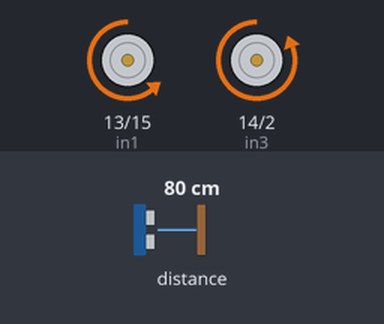
Bench run of a sketch on a simulated ESP32. On the bench: motor-driver pin pairs drawn as motors (green arrow = first pin HIGH = forward, orange = second pin HIGH = backward, longer = more drive, scaled by the enable pin). Wiring (inferred from the names in the program): ultrasonic range finder: trigger GPIO 3; echo GPIO 0. Inputs (shaded band) come from the test bench; at power-on: distance to the obstacle 80 cm. The echo pulse lasts 58.3 µs per cm; what the sketch prints to the serial monitor is not drawn.

Above: at 1.2 s.
1.3 s: distance to the obstacle set to 46 cm
2.8 s: distance to the obstacle set to 37 cm
At 2.95 s:
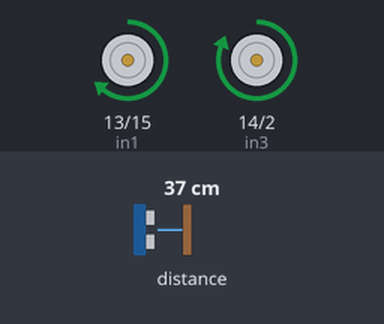
5.8 s: distance to the obstacle set to 60 cm
At 7.0 s:
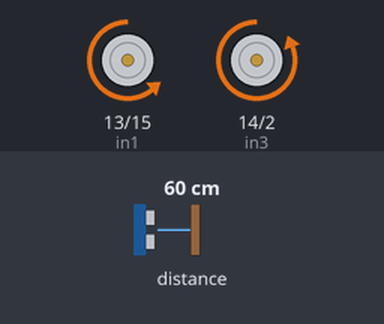
7.3 s: distance to the obstacle set to 2 cm
At 7.45 s:
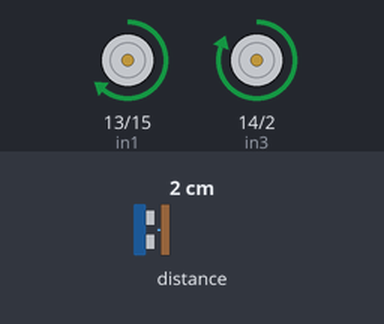
10.3 s: distance to the obstacle set to 120 cm
At 11.4 s:
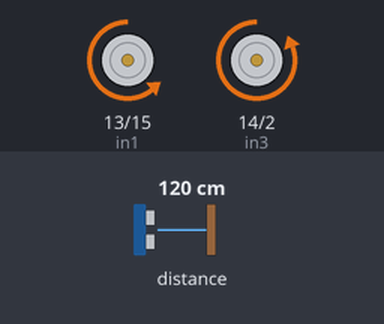
Timing chart, 0 to 12.8 s (numbered marks = the images above; inputs shaded):
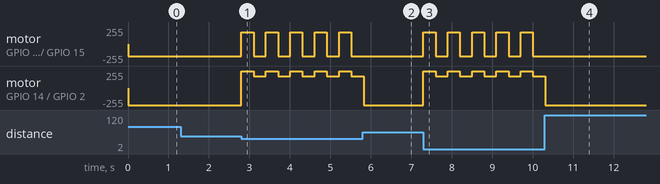

The sketch:

UPSI_obstacle_avoidance.ino
```cpp
/*
///////////////////////////////////////////////////////////////////////////////
        * Created by Bizbot Technology
        *
        * This is example code for UPSi student
        *
        * Visit our wibsite for any inquiry: https://www.bveetamini.com/
        *
        * Follow our social media to know our latest update
           *
           * https://whatsapp.com/channel/0029Va6H23XCXC3MqHMSe61L
           *
           * https://www.linkedin.com/company/bizbot-technology/
           *
 /////////////////////////////////////////////////////////////////////////////
*/

//Right Motor A connections
int enA = 12;
int in1 = 13;
int in2 = 15;
// Motor B connections
int enB = 16;
int in3 = 14;
int in4 = 2;

//Ultrasonic sensor pins 1
// int trigPin1 = 5;
// int echoPin1 = 6;

//constant variable
// long duration1;
// long distance1;

//Ultrasonic sensor pins 2
int trigPin2 = 3;
int echoPin2 = 0;

//constant variable
long duration2;
long distance2;

//Ultrasonic sensor pins 3
// int trigPin3 = 12;
// int echoPin3 = 13;

//constant variable
// long duration3;
// long distance3;

void setup() {
	// Set all the motor control pins and ultrasonic to outputs or input
  Serial.begin(115200) ;

	pinMode(enA, OUTPUT);
	pinMode(enB, OUTPUT);
	pinMode(in1, OUTPUT);
	pinMode(in2, OUTPUT);
	pinMode(in3, OUTPUT);
	pinMode(in4, OUTPUT);

  // pinMode(trigPin1, OUTPUT);
  // pinMode(echoPin1, INPUT);

  pinMode(trigPin2, OUTPUT);
  pinMode(echoPin2, INPUT);

  // pinMode(trigPin3, OUTPUT);
  // pinMode(echoPin3, INPUT);


}

// //Void function for right ultrasonic sensor measurement calculations
// void sendSensor1(void)
// {

//    //clear the trigPin
//   digitalWrite(trigPin1, LOW);
//   delayMicroseconds(2);

//   //Set the trigPin on HIGH state for 10 micro seconds
//   digitalWrite(trigPin1, HIGH);
//   delayMicroseconds(10);
//   digitalWrite(trigPin1, LOW);

//   //Read the echoPin, return to sound wave travel time to microseconds
//   duration1 = pulseIn(echoPin1, HIGH);

//   //Calculating the distance
//   distance1 = (duration1*0.034/2); //s=t*v
//   Serial.print("distance1:");
//   Serial.println(distance1);
//   // delay(500);


// }

//Void function for middle ultrasonic sensor measurement calculations
void sendSensor2(void)
{

   //clear the trigPin
  digitalWrite(trigPin2, LOW);
  delayMicroseconds(2);

  //Set the trigPin on HIGH state for 10 micro seconds
  digitalWrite(trigPin2, HIGH);
  delayMicroseconds(10);
  digitalWrite(trigPin2, LOW);

  //Read the echoPin, return to sound wave travel time to microseconds
  duration2 = pulseIn(echoPin2, HIGH);

  //Calculating the distance
  distance2 = (duration2*0.034/2); //s=t*v
  Serial.print("distance2:");
  Serial.println(distance2);
  // delay(500);


}

//Void function for left ultrasonic sensor measurement calculations
// void sendSensor3(void)
// {

//    //clear the trigPin
//   digitalWrite(trigPin3, LOW);
//   delayMicroseconds(2);

//   //Set the trigPin on HIGH state for 10 micro seconds
//   digitalWrite(trigPin3, HIGH);
//   delayMicroseconds(10);
//   digitalWrite(trigPin3, LOW);

//   //Read the echoPin, return to sound wave travel time to microseconds
//   duration3 = pulseIn(echoPin3, HIGH);

//   //Calculating the distance
//   distance3 = (duration3*0.034/2); //s=t*v
//   Serial.print("distance3:");
//   Serial.println(distance3);
//   // delay(500);


// }


void loop() {
  // sendSensor1();
  sendSensor2();
  // sendSensor3();

//one ultrasonics
  if (distance2 > 40){
      forward();
      Serial.println("Forward");
    }

  else {
    Serial.println("backward");
    backward();
    delay(300);
    left();
    delay(300);
  }

//three ultrasonics
  // if (distance2 > 40){
  //   //right
  //   if (distance1 <= 15){
  //     Serial.println("go left");
  //     left();
  //     delay(500);
  //   }

  //   else if (distance3 <= 15){
  //     Serial.println("go right");
  //     right();
  //     delay(500);

  //   }

  //   else {
  //     forward();
  //     Serial.println("Forward");
  //   }
  // }
  // else if (distance2 < 40){
  //   Serial.println("backward");
  //   backward();
  //   delay(300);
  //   left();
  //   delay(300);
  // }


}


void forward(void) {
   	// For PWM maximum possible values are 0 to 255
	analogWrite(enA, 180);
	analogWrite(enB, 255);

	// Turn on motor A & B
	digitalWrite(in1, LOW);
	digitalWrite(in2, HIGH);
  digitalWrite(in3, LOW);
	digitalWrite(in4, HIGH);
}

void backward(void) {
	// For PWM maximum possible values are 0 to 255
	analogWrite(enA, 180);
	analogWrite(enB, 255);

	// Turn on motor A & B
	 digitalWrite(in1, HIGH);
	 digitalWrite(in2, LOW);
	digitalWrite(in3, HIGH);
	digitalWrite(in4, LOW);
}

void right(void) {
   	// For PWM maximum possible values are 0 to 255
	analogWrite(enA, 180);
	analogWrite(enB, 180);

	// Turn on motor A & B
	digitalWrite(in1, HIGH);
	digitalWrite(in2, LOW);
	digitalWrite(in3, LOW);
	digitalWrite(in4, HIGH);
}
void left(void) {
 	// For PWM maximum possible values are 0 to 255
	analogWrite(enA, 180);
	analogWrite(enB, 180);

	// Turn on motor A & B
	digitalWrite(in1, LOW);
	digitalWrite(in2, HIGH);
	digitalWrite(in3, HIGH);
	digitalWrite(in4, LOW);
}


void stopped(void) {
      	// For PWM maximum possible values are 0 to 255
	analogWrite(enA, 0);
	analogWrite(enB, 0);

	// Turn on motor A & B
	digitalWrite(in1, HIGH);
	digitalWrite(in2, LOW);
	digitalWrite(in3, HIGH);
	digitalWrite(in4, LOW);
}
```

Measured:
- the behaviour switches between 42 and 41 cm on distance to the obstacle (found by bisection; images 0 and 1)
- after the input at 2.8 s, motor on GPIO 13 (in1) / GPIO 15 (in2): alternates forward 180/255 for 0.30 s and backward 180/255 for 0.30 s, starting at once; motor on GPIO 14 (in3) / GPIO 2 (in4): alternates forward 255/255 for 0.30 s and forward 180/255 for 0.30 s, starting at once
- after the input at 5.8 s, motor on GPIO 13 (in1) / GPIO 15 (in2): stops changing and stays backward 180/255
- after the input at 7.3 s, motor on GPIO 13 (in1) / GPIO 15 (in2): alternates forward 180/255 for 0.30 s and backward 180/255 for 0.30 s, starting at once; motor on GPIO 14 (in3) / GPIO 2 (in4): alternates forward 255/255 for 0.30 s and forward 180/255 for 0.30 s, starting at once
- after the input at 10.3 s, motor on GPIO 13 (in1) / GPIO 15 (in2): stops changing and stays backward 180/255
